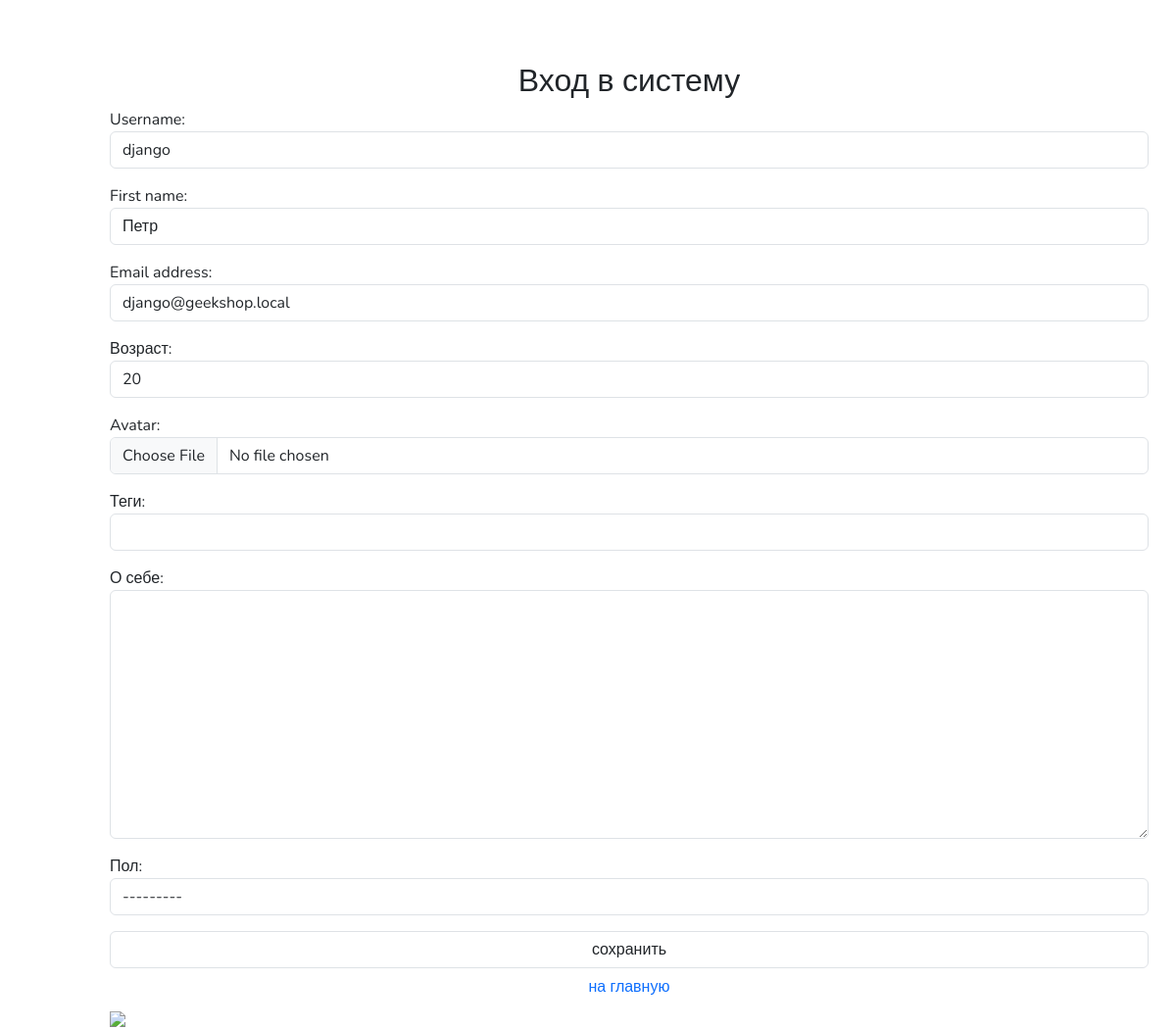
Screenshot of /auth/edit/ (signed in) with the database file from the repository.
### authapp/models.py (models this page shows, shortened)
class ShopUser(AbstractUser):
    avatar = models.ImageField(upload_to='users_avatars', blank=True)
    age = models.PositiveIntegerField(verbose_name='возраст', default=18)
    activation_key = models.CharField(max_length=128, blank=True)
    activation_key_expires = models.DateTimeField(default=(now() + timedelta(hours=48)))

### authapp/views.py (the view)
# urls.py: path('edit/', authapp.edit, name='edit'),
@transaction.atomic
def edit(request):
    title = 'редактирование'
    if request.method == 'POST':
        edit_form = ShopUserEditForm(request.POST, request.FILES, instance=request.user)
        profile_form = ShopUserProfileEditForm(request.POST, request.FILES, instance=request.user.shopuserprofile)
        if edit_form.is_valid() and profile_form.is_valid():
            edit_form.save()
            return HttpResponseRedirect(reverse('auth:edit'))
    else:
        edit_form = ShopUserEditForm(instance=request.user)
        profile_form = ShopUserProfileEditForm(instance=request.user.shopuserprofile)
    context = {'title': title, 'edit_form': edit_form, 'profile_form': profile_form}
    return render(request, 'authapp/edit.html', context)

### authapp/forms.py (shortened to what this page needs)
class ShopUserEditForm(UserChangeForm):
    class Meta:
        model = ShopUser
        fields = ('username', 'first_name', 'email', 'age', 'avatar', 'password')
    def __init__(self, *args, **kwargs):
        super().__init__(*args, **kwargs)
        for field_name, field in self.fields.items():
            field.widget.attrs['class'] = 'form-control'
            field.help_text = ''
            if field_name == 'password':
                field.widget = forms.HiddenInput()

class ShopUserProfileEditForm(forms.ModelForm):
    class Meta:
        model = ShopUserProfile
        fields = ('tagline', 'about_me', 'gender')
    def __init__(self, *args, **kwargs):
        super(ShopUserProfileEditForm, self).__init__(*args, **kwargs)
        for field_name, field in self.fields.items():
            field.widget.attrs['class'] = 'form-control'

### mainapp/context_processor.py (called while the page is built)
def basket(request):
    print(f'context processor basket works')
    basket = []
    if request.user.is_authenticated:
        basket = Basket.objects.filter(user=request.user)
    return {'basket': basket, }

### authapp/templates/authapp/edit.html (shortened to what this page needs)
{% extends 'authapp/base.html' %}
{% load static %}
{% block content %}
<form class="form-horizontal" action="{% url 'auth:edit' %}" method="post" enctype="multipart/form-data">
	{{ edit_form.as_p }}
	{{ profile_form.as_p }}
	<input class="form-control" type="submit" value="сохранить">
</form>
<button class="btn btn-round form-control last">
	<a href="{% url 'main' %}" class="">
		на главную
	</a>
</button>
<div class="user_avatar">
	<img src="/media/{{ user.avatar }}">
</div>
{% endblock %}

### adminapp/static/adminapp/css/style.css (style rules this page uses)
:root { --header-height: 3rem; --nav-width: 68px; --first-color: #4723D9; --first-color-light: #AFA5D9; --white-color: #F7F6FB; --body-font: 'Nunito', sans-serif; --normal-font-size: 1rem; --z-fixed: 100 }
body { position: relative; margin: var(--header-height) 0 0 0; padding: 0 1rem; font-family: var(--body-font); font-size: var(--normal-font-size); transition: .5s }
a { text-decoration: none }
@media screen and (min-width: 768px) { body { margin: calc(var(--header-height) + 1rem) 0 0 0; padding-left: calc(var(--nav-width) + 2rem) } }

### rows the page displays
ShopUser: username "django", first_name "Петр", email "django@geekshop.local", age "20"
